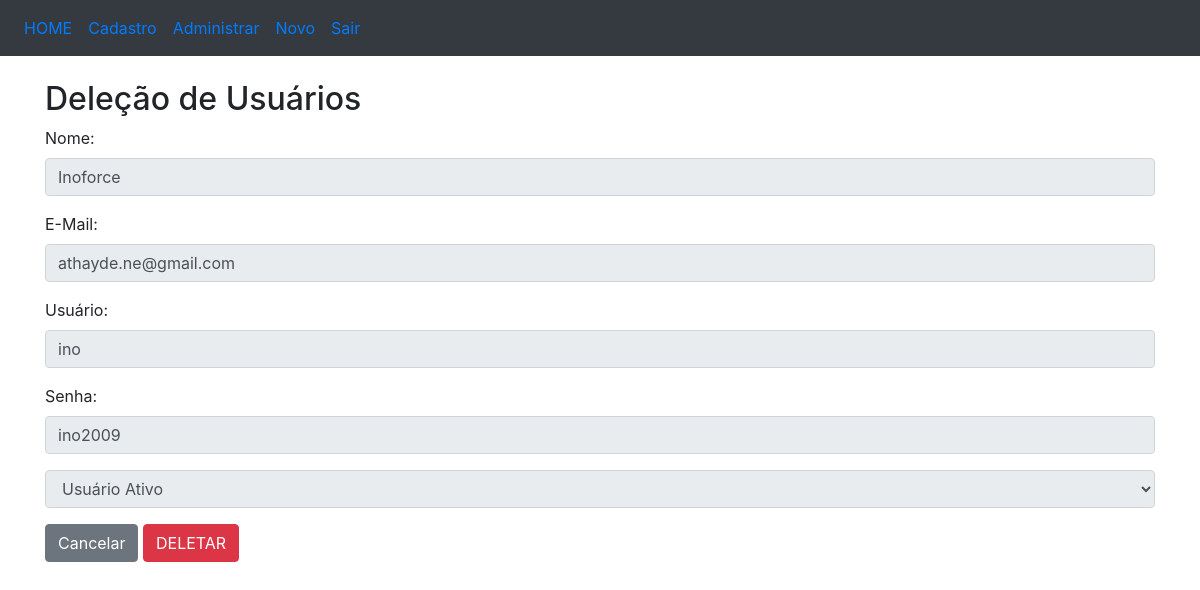
/usuarios/delecao/1/, run on an earlier commit of the app's database.
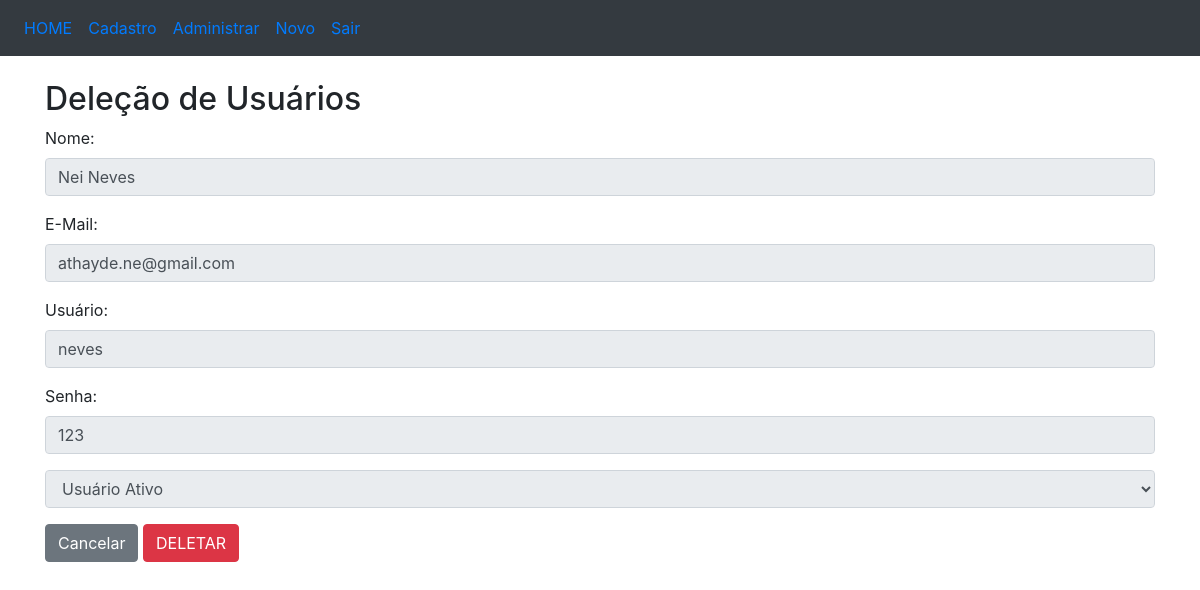
And on a later commit of the database.
### usuarios/models.py (models this page shows, shortened)
class Usuario(models.Model):
	code = models.CharField(max_length=15)
	active = models.IntegerField()
	name = models.CharField(max_length=100)
	email = models.CharField(max_length=100)
	user = models.CharField(max_length=50)
	password = models.CharField(max_length=10)

### usuarios/views.py (the view)
# urls.py: path('delecao/<int:id>/', delecao),
def delecao(request, id):
	titulo = 'Deleção de Usuários'
	usuario = Usuario.objects.get(id=id)
	return render(request, 'delecaoUsuarios.html', {'titulo': titulo, 'usuarios': usuario, 'ok': ok})

### usuarios/templates/delecaoUsuarios.html (shortened to what this page needs)
<!DOCTYPE html>
<html>
<head>
	<link rel="stylesheet" href="https://maxcdn.bootstrapcdn.com/bootstrap/4.3.1/css/bootstrap.min.css">
</head>
<body>
	<nav class="navbar navbar-expand-sm bg-dark">
		<ul class="navbar-nav">
			<li class="nav-item">
				<a class="nav-link" href="/home">HOME</a>
			</li>
			<li class="nav-item">
				<a class="nav-link" href="/usuarios">Cadastro</a>
			</li>
			<li class="nav-item">
				<a class="nav-link" href="/admin">Administrar</a>
			</li>
			<li class="nav-item">
				<a class="nav-link" href="/usuarios/novo">Novo</a>
			</li>
			<li class="nav-item">
				<a class="nav-link" href="/usuarios/login">Sair</a>
			</li>
		</ul>
	</nav>
	<br>
	<div class="container">
		<h2>{{titulo}}</h2>
		<form action="/usuarios/salvarDelecao/" method="POST" name="frmUsuariosDelecao">{% csrf_token %}
			<div class="form-group">
				<label for="name">Nome:</label>
				<input type="text" class="form-control"
				name="name" id="name" value="{{usuarios.name}}" disabled="true">
			</div>
			<div class="form-group">
				<label for="email">E-Mail:</label>
				<input type="email" class="form-control"
				name="email" id="email" value="{{usuarios.email}}" disabled="true">
			</div>
			<div class="form-group">
				<label for="user">Usuário:</label>
				<input type="text" class="form-control"
				name="user" id="user" value="{{usuarios.user}}" disabled="true">
			</div>
			<div class="form-group">
				<label for="password">Senha:</label>
				<input type="text" class="form-control"
				name="password" id="password" value="{{usuarios.password}}" disabled="true">
			</div>
			<div class="form-group">
				<select class="form-control" name="active" id="active" disabled="true">
					<option value="1">Usuário Ativo</option>
				</select>
			</div>
			<a href="/usuarios" class="btn btn-secondary" role="button">
				Cancelar
			</a>
			<button type="submit" class="btn btn-danger">DELETAR</button>
		</form>
	</div>
</body>
</html>

What changed in the data, as far as the page shows it:
changed Usuario "athayde.ne@gmail.com": name "Inoforce" → "Nei Neves"; user "ino" → "neves"; password "ino2009" → "123"
